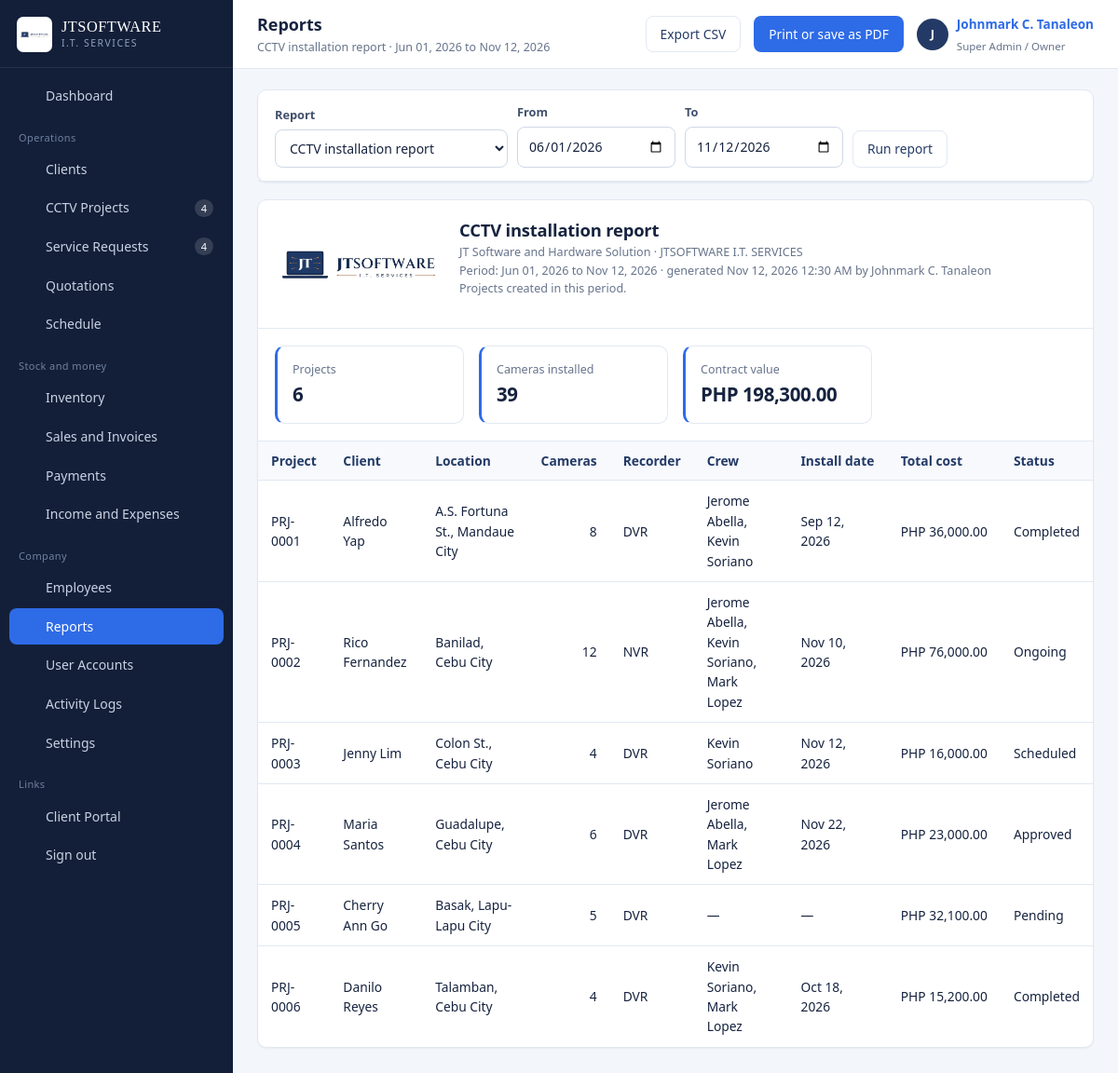
/reports.php (signed in), run on the app's committed database.
### tables this page shows
CREATE TABLE cctv_projects (
  id                INT AUTO_INCREMENT PRIMARY KEY,
  project_code      VARCHAR(20) NOT NULL UNIQUE,
  client_id         INT NOT NULL,
  title             VARCHAR(160) NOT NULL,
  location          VARCHAR(255) DEFAULT NULL,
  camera_count      INT NOT NULL DEFAULT 0,
  camera_specs      VARCHAR(255) DEFAULT NULL,
  recorder_type     ENUM('DVR','NVR','Hybrid','None') NOT NULL DEFAULT 'DVR',
  recorder_model    VARCHAR(120) DEFAULT NULL,
  storage_capacity  VARCHAR(60)  DEFAULT NULL,
  cable_details     VARCHAR(255) DEFAULT NULL,
  package_name      VARCHAR(120) DEFAULT NULL,
  installation_fee  DECIMAL(12,2) NOT NULL DEFAULT 0,
  equipment_cost    DECIMAL(12,2) NOT NULL DEFAULT 0,
  discount          DECIMAL(12,2) NOT NULL DEFAULT 0,
  total_cost        DECIMAL(12,2) NOT NULL DEFAULT 0,
  installation_date DATE DEFAULT NULL,
  deadline          DATE DEFAULT NULL,
  completed_at      DATE DEFAULT NULL,
  progress          INT NOT NULL DEFAULT 0,
  status            ENUM('Pending','Approved','Scheduled','Ongoing','Completed','Cancelled') NOT NULL DEFAULT 'Pending',
  customer_approved TINYINT(1) NOT NULL DEFAULT 0,
  approved_by_name  VARCHAR(120) DEFAULT NULL,
  approved_date     DATE DEFAULT NULL,
  notes             TEXT DEFAULT NULL,
  created_by        INT DEFAULT NULL,
  created_at        DATETIME NOT NULL DEFAULT CURRENT_TIMESTAMP,
  INDEX idx_proj_client (client_id),
  INDEX idx_proj_status (status),
  CONSTRAINT fk_proj_client FOREIGN KEY (client_id) REFERENCES clients(id) ON DELETE CASCADE,
  CONSTRAINT fk_proj_user FOREIGN KEY (created_by) REFERENCES users(id) ON DELETE SET NULL
);

CREATE TABLE clients (
  id             INT AUTO_INCREMENT PRIMARY KEY,
  client_code    VARCHAR(20)  NOT NULL UNIQUE,
  full_name      VARCHAR(140) NOT NULL,
  business_name  VARCHAR(140) DEFAULT NULL,
  client_type    ENUM('Residential','Commercial','Corporate') NOT NULL DEFAULT 'Residential',
  contact_number VARCHAR(40)  DEFAULT NULL,
  email          VARCHAR(120) DEFAULT NULL,
  address        VARCHAR(255) DEFAULT NULL,
  portal_username VARCHAR(60) DEFAULT NULL UNIQUE,
  portal_password VARCHAR(255) DEFAULT NULL,
  portal_enabled TINYINT(1) NOT NULL DEFAULT 0,
  notes          TEXT DEFAULT NULL,
  status         ENUM('active','inactive') NOT NULL DEFAULT 'active',
  created_at     DATETIME NOT NULL DEFAULT CURRENT_TIMESTAMP,
  INDEX idx_clients_name (full_name),
  INDEX idx_clients_type (client_type)
);

### config/config.php (called while the page is built, shortened)
<?php
require_once __DIR__ . '/database.php';
function base_url(string $path = ''): string
{
    static $base = null;
    if ($base === null) {
        $script = str_replace('\\', '/', dirname($_SERVER['SCRIPT_NAME'] ?? '/'));
        $base = rtrim($script, '/');
    }
    return $base . '/' . ltrim($path, '/');
}
function setting(string $key, string $default = ''): string
{
    static $cache = null;
    if ($cache === null) {
        $cache = [];
        foreach (all('SELECT setting_key, setting_value FROM settings') as $r) {
            $cache[$r['setting_key']] = (string)$r['setting_value'];
        }
    }
    return $cache[$key] ?? $default;
}
function e($value): string
{
    return htmlspecialchars((string)$value, ENT_QUOTES, 'UTF-8');
}
function money($amount, bool $symbol = true): string
{
    $txt = number_format((float)$amount, 2);
    return $symbol ? setting('currency_symbol', 'PHP ') . $txt : $txt;
}
function fdate($date, string $format = 'M d, Y'): string
{
    if (!$date || $date === '0000-00-00') {
        return '—';
    }
    return date($format, strtotime((string)$date));
}
function fdatetime($value): string
{
    return fdate($value, 'M d, Y g:i A');
}
function input(string $key, $default = null)
{
    $v = $_POST[$key] ?? $_GET[$key] ?? $default;
    return is_string($v) ? trim($v) : $v;
}
function url_with(array $changes): string
{
    $params = array_merge($_GET, $changes);
    return basename($_SERVER['PHP_SELF']) . (empty($params) ? '' : '?' . http_build_query($params));
}

### config/database.php (called while the page is built, shortened)
<?php
function db(): PDO
{
    static $pdo = null;
    if ($pdo === null) {
        $dsn = 'mysql:host=' . DB_HOST . ';port=' . DB_PORT . ';dbname=' . DB_NAME . ';charset=utf8mb4';
        try {
            $pdo = new PDO($dsn, DB_USER, DB_PASS, [
                PDO::ATTR_ERRMODE            => PDO::ERRMODE_EXCEPTION,
                PDO::ATTR_DEFAULT_FETCH_MODE => PDO::FETCH_ASSOC,
                PDO::ATTR_EMULATE_PREPARES   => false,
            ]);
        } catch (PDOException $e) {
            http_response_code(500);
            echo '<div style="font:15px/1.6 system-ui;max-width:640px;margin:80px auto;padding:28px;'
               . 'border:1px solid #E3E8F0;border-radius:10px">'
               . '<h2 style="margin:0 0 10px;color:#16233F">Cannot reach the database</h2>'
               . '<p style="color:#475569">Start MySQL in the XAMPP control panel, then import '
               . '<code>database/jtsoftware_db.sql</code> through phpMyAdmin.</p>'
               . '<p style="color:#94A3B8;font-size:13px">' . htmlspecialchars($e->getMessage()) . '</p></div>';
            exit;
        }
    }
    return $pdo;
}
function q(string $sql, array $params = []): PDOStatement
{
    $st = db()->prepare($sql);
    $st->execute($params);
    return $st;
}
function all(string $sql, array $params = []): array
{
    return q($sql, $params)->fetchAll();
}
function scalar(string $sql, array $params = [], $default = 0)
{
    $v = q($sql, $params)->fetchColumn();
    return $v === false || $v === null ? $default : $v;
}

### includes/auth.php (called while the page is built, shortened)
<?php
require_once __DIR__ . '/../config/config.php';
function current_user(): ?array
{
    return $_SESSION['user'] ?? null;
}

### reports.php (the view, shortened to what this page needs)
<?php
require_once __DIR__ . '/includes/auth.php';
$reports = [
    'installations' => 'CCTV installation report',
    'completed'     => 'Completed projects',
    'pending'       => 'Pending and ongoing projects',
    'clients'       => 'Client report',
    'technicians'   => 'Technician performance',
    'sales'         => 'Sales report',
    'payments'      => 'Payment report',
    'receivables'   => 'Outstanding receivables',
    'inventory'     => 'Inventory report',
    'expenses'      => 'Expense report',
    'pnl'           => 'Profit and loss',
];
$report = (string)input('report', 'installations');
$from = (string)input('from', date('Y-m-01', strtotime('-5 months')));
$to   = (string)input('to', date('Y-m-d'));
$headers = [];
$rows    = [];
$summary = [];
$note    = '';
switch ($report) {
    case 'installations':
        $data = all('SELECT p.*, c.full_name AS client_name,
                       (SELECT GROUP_CONCAT(e.full_name SEPARATOR ", ") FROM project_assignments pa
                         JOIN employees e ON e.id = pa.employee_id WHERE pa.project_id = p.id) AS crew
                     FROM cctv_projects p JOIN clients c ON c.id = p.client_id
                     WHERE DATE(p.created_at) BETWEEN ? AND ? ORDER BY p.created_at DESC', [$from, $to]);
        $headers = ['Project', 'Client', 'Location', 'Cameras', 'Recorder', 'Crew', 'Install date', 'Total cost', 'Status'];
        foreach ($data as $p) {
            $rows[] = [$p['project_code'], $p['client_name'], $p['location'], $p['camera_count'], $p['recorder_type'],
                       $p['crew'], fdate($p['installation_date']), money($p['total_cost']), $p['status']];
        }
        $summary = ['Projects' => count($data),
                    'Cameras installed' => array_sum(array_map(fn($p) => (int)$p['camera_count'], $data)),
                    'Contract value' => money(array_sum(array_map(fn($p) => (float)$p['total_cost'], $data)))];
        $note = 'Projects created in this period.';
        break;
}
$pageTitle   = 'Reports';
$pageSub     = $reports[$report] . ' · ' . fdate($from) . ' to ' . fdate($to);
$pageActions = '<a class="btn btn-outline" href="' . e(url_with(['export' => 'csv'])) . '">Export CSV</a>'
             . ' <button class="btn" onclick="window.print()">Print or save as PDF</button>';
include __DIR__ . '/includes/header.php';
?>
<div class="card no-print">
  <div class="card-head">
    <form class="toolbar" method="get" data-autosubmit>
      <div class="field"><label>Report</label>
        <select class="input" name="report" style="min-width:250px">
          <?php foreach ($reports as $key => $label): ?>
            <option value="<?= $key ?>" <?= $report === $key ? 'selected' : '' ?>><?= e($label) ?></option>
          <?php endforeach; ?>
        </select></div>
      <div class="field"><label>From</label><input class="input" type="date" name="from" value="<?= e($from) ?>"></div>
      <div class="field"><label>To</label><input class="input" type="date" name="to" value="<?= e($to) ?>"></div>
      <button class="btn btn-outline" type="submit">Run report</button>
    </form>
  </div>
</div>
<div class="card">
  <div class="card-body" style="border-bottom:1px solid var(--line)">
    <div class="flex" style="align-items:flex-start;gap:18px">
      <img src="<?= e(base_url('assets/img/logo.jpg')) ?>" alt="" style="width:180px">
      <div>
        <h2 style="margin:0"><?= e($reports[$report]) ?></h2>
        <div class="small muted"><?= e(setting('company_name')) ?> · <?= e(setting('company_division')) ?></div>
        <div class="small muted">Period: <?= fdate($from) ?> to <?= fdate($to) ?> · generated <?= fdatetime(date('Y-m-d H:i:s')) ?>
          by <?= e(current_user()['full_name']) ?></div>
        <?php if ($note): ?><div class="small muted"><?= e($note) ?></div><?php endif; ?>
      </div>
    </div>
  </div>
  <?php if ($summary): ?>
  <div class="card-body" style="border-bottom:1px solid var(--line)">
    <div class="grid grid-4">
      <?php foreach ($summary as $label => $value): ?>
        <div class="stat is-blue"><div class="label"><?= e($label) ?></div><div class="value sm"><?= e($value) ?></div></div>
      <?php endforeach; ?>
    </div>
  </div>
  <?php endif; ?>
  <div class="card-body tight">
    <?php if (!$rows): ?>
      <div class="empty"><strong>Nothing to report for this period</strong>Widen the date range and run it again.</div>
    <?php else: ?>
    <div class="table-wrap"><table class="data">
      <thead><tr><?php foreach ($headers as $h): ?><th><?= e($h) ?></th><?php endforeach; ?></tr></thead>
      <tbody>
      <?php foreach ($rows as $r): ?>
        <tr><?php foreach ($r as $i => $cell): ?>
          <td class="<?= $i > 0 && is_numeric(str_replace([',', '.', 'PHP', ' '], '', (string)$cell)) ? 'num' : '' ?>"><?= e($cell === '' || $cell === null ? '—' : $cell) ?></td>
        <?php endforeach; ?></tr>
      <?php endforeach; ?>
      </tbody>
    </table></div>
    <?php endif; ?>
  </div>
</div>
<?php include __DIR__ . '/includes/footer.php'; ?>

### includes/header.php (shortened to what this page needs)
<?php
require_once __DIR__ . '/auth.php';
$u          = current_user();
$pageTitle  = $pageTitle  ?? 'Dashboard';
$pageSub    = $pageSub    ?? '';
$pageActions = $pageActions ?? '';
function icon(string $name): string
{
    $p = [
        'dashboard' => '<path d="M3 3h7v8H3zM14 3h7v5h-7zM14 11h7v10h-7zM3 14h7v7H3z"/>',
        'clients'   => '<path d="M16 19v-2a4 4 0 0 0-4-4H6a4 4 0 0 0-4 4v2"/><circle cx="9" cy="7" r="4"/><path d="M22 19v-2a4 4 0 0 0-3-3.87"/><path d="M16 3.13A4 4 0 0 1 16 11"/>',
        'camera'    => '<path d="M3 7h13l5 4v6H3z"/><circle cx="9" cy="12" r="2.5"/><path d="M7 7V5h6v2"/>',
        'wrench'    => '<path d="M14.7 6.3a4 4 0 0 1 5 5l-9 9a2.1 2.1 0 0 1-3-3l9-9"/><path d="M9 3 6 6 3 5l1 3-3 3 4 1"/>',
        'quote'     => '<path d="M14 2H6a2 2 0 0 0-2 2v16a2 2 0 0 0 2 2h12a2 2 0 0 0 2-2V8z"/><path d="M14 2v6h6"/><path d="M8 13h8M8 17h5"/>',
        'calendar'  => '<rect x="3" y="4" width="18" height="17" rx="2"/><path d="M3 10h18M8 2v4M16 2v4"/>',
        'box'       => '<path d="M21 8 12 3 3 8v8l9 5 9-5z"/><path d="m3 8 9 5 9-5M12 13v8"/>',
        'sales'     => '<path d="M3 3v18h18"/><path d="m7 15 4-5 3 3 5-7"/>',
        'cash'      => '<rect x="2" y="6" width="20" height="12" rx="2"/><circle cx="12" cy="12" r="3"/><path d="M6 12h.01M18 12h.01"/>',
        'staff'     => '<path d="M20 21v-2a4 4 0 0 0-4-4H8a4 4 0 0 0-4 4v2"/><circle cx="12" cy="7" r="4"/>',
        'ledger'    => '<path d="M4 4h16v16H4z"/><path d="M8 4v16M12 9h5M12 13h5"/>',
        'report'    => '<path d="M4 20h16"/><rect x="5" y="11" width="3" height="7"/><rect x="10.5" y="7" width="3" height="11"/><rect x="16" y="13" width="3" height="5"/>',
        'users'     => '<circle cx="12" cy="8" r="4"/><path d="M4 21a8 8 0 0 1 16 0"/>',
        'log'       => '<path d="M12 8v5l3 2"/><circle cx="12" cy="12" r="9"/>',
        'gear'      => '<circle cx="12" cy="12" r="3"/><path d="M19.4 15a1.6 1.6 0 0 0 .3 1.8l.1.1a2 2 0 1 1-2.8 2.8l-.1-.1a1.6 1.6 0 0 0-2.7 1.1V21a2 2 0 1 1-4 0v-.2A1.6 1.6 0 0 0 7 19.4a1.6 1.6 0 0 0-1.8.3l-.1.1a2 2 0 1 1-2.8-2.8l.1-.1A1.6 1.6 0 0 0 3 15a2 2 0 1 1 0-4 1.6 1.6 0 0 0 1.1-2.7l-.1-.1a2 2 0 1 1 2.8-2.8l.1.1A1.6 1.6 0 0 0 9 4.6 2 2 0 1 1 13 4.6a1.6 1.6 0 0 0 2.7 1.1l.1-.1a2 2 0 1 1 2.8 2.8l-.1.1A1.6 1.6 0 0 0 19.4 11a2 2 0 1 1 0 4z"/>',
        'portal'    => '<path d="M15 3h4a2 2 0 0 1 2 2v14a2 2 0 0 1-2 2h-4"/><path d="m10 17 5-5-5-5M15 12H3"/>',
        'logout'    => '<path d="M9 21H5a2 2 0 0 1-2-2V5a2 2 0 0 1 2-2h4"/><path d="m16 17 5-5-5-5M21 12H9"/>',
        'menu'      => '<path d="M3 6h18M3 12h18M3 18h18"/>',
    ];
    $body = $p[$name] ?? $p['dashboard'];
    return '<svg class="nav-ico" viewBox="0 0 24 24" fill="none" stroke="currentColor" stroke-width="1.7" '
         . 'stroke-linecap="round" stroke-linejoin="round" aria-hidden="true">' . $body . '</svg>';
}
function nav_link(string $file, string $label, string $ico, string $perm, array $alsoActive = [], $count = null): void
{
    $cur    = basename($_SERVER['PHP_SELF']);
    $active = ($cur === $file || in_array($cur, $alsoActive, true)) ? ' active' : '';
    echo '<a class="nav-item' . $active . '" href="' . e(base_url($file)) . '">' . icon($ico)
       . '<span>' . e($label) . '</span>'
       . ($count ? '<span class="nav-count">' . (int)$count . '</span>' : '')
       . '</a>';
}
$openProjects = (int)scalar("SELECT COUNT(*) FROM cctv_projects WHERE status IN ('Pending','Approved','Scheduled','Ongoing')");
$openServices = (int)scalar("SELECT COUNT(*) FROM service_requests WHERE status IN ('New','Assigned','In Progress','On Hold')");
?>
<!DOCTYPE html>
<html lang="en">
<head>
<link rel="stylesheet" href="<?= e(base_url('assets/css/app.css')) ?>">
</head>
<body>
<div class="layout">
  <aside class="sidebar" id="sidebar">
    <div class="sidebar-brand">
      <img src="<?= e(base_url('assets/img/logo.jpg')) ?>" alt="JT Software logo">
      <div>
        <div class="wordmark">JTSOFTWARE</div>
        <div class="tagline">I.T. SERVICES</div>
      </div>
    </div>
    <nav class="sidebar-nav">
      <?php nav_link('dashboard.php', 'Dashboard', 'dashboard', 'dashboard.view'); ?>
      <div class="nav-group">Operations</div>
      <?php
      nav_link('projects.php', 'CCTV Projects', 'camera', 'projects.view', ['project_view.php'], $openProjects);
      ?>
      <div class="nav-group">Stock and money</div>
      <div class="nav-group">Company</div>
      <div class="nav-group">Links</div>
      <a class="nav-item" href="<?= e(base_url('portal/login.php')) ?>" target="_blank"><?= icon('portal') ?><span>Client Portal</span></a>
      <a class="nav-item" href="<?= e(base_url('logout.php')) ?>"><?= icon('logout') ?><span>Sign out</span></a>
    </nav>
  </aside>
  <div class="main">
    <header class="topbar">
      <div>
        <div class="page-title"><?= e($pageTitle) ?></div>
        <?php if ($pageSub): ?><div class="page-sub"><?= e($pageSub) ?></div><?php endif; ?>
      </div>
      <div class="topbar-right">
        <?= $pageActions ?>
        <a class="userchip" href="<?= e(base_url('profile.php')) ?>">
          <span class="avatar"><?= e(strtoupper(mb_substr($u['full_name'], 0, 1))) ?></span>
          <span>
            <span class="uname"><?= e($u['full_name']) ?></span><br>
            <span class="urole"><?= e($u['role_name']) ?></span>
          </span>
        </a>
      </div>
    </header>
    <main class="content">

### includes/footer.php (shortened to what this page needs)
    </main>
  </div>
</div>
</body>
</html>

### data on the page
cctv_projects: project_code "PRJ-0001", cell "Alfredo Yap", location "A.S. Fortuna St., Mandaue City", camera_count "8", recorder_type "DVR", cell "Jerome Abella, Kevin Soriano", cell "Sep 12, 2026", cell "PHP 36,000.00", status "Completed"
cctv_projects: project_code "PRJ-0002", cell "Rico Fernandez", location "Banilad, Cebu City", camera_count "12", recorder_type "NVR", cell "Jerome Abella, Kevin Soriano, Mark Lopez", cell "Nov 10, 2026", cell "PHP 76,000.00", status "Ongoing"
cctv_projects: project_code "PRJ-0003", cell "Jenny Lim", location "Colon St., Cebu City", camera_count "4", recorder_type "DVR", cell "Kevin Soriano", cell "Nov 12, 2026", cell "PHP 16,000.00", status "Scheduled"
cctv_projects: project_code "PRJ-0004", cell "Maria Santos", location "Guadalupe, Cebu City", camera_count "6", recorder_type "DVR", cell "Jerome Abella, Mark Lopez", cell "Nov 22, 2026", cell "PHP 23,000.00", status "Approved"
cctv_projects: project_code "PRJ-0005", client.full_name "Cherry Ann Go", location "Basak, Lapu-Lapu City", cell "5", recorder_type "DVR", cell "—", cell "PHP 32,100.00", status "Pending"
cctv_projects: project_code "PRJ-0006", cell "Danilo Reyes", location "Talamban, Cebu City", camera_count "4", recorder_type "DVR", cell "Kevin Soriano, Mark Lopez", cell "Oct 18, 2026", cell "PHP 15,200.00", status "Completed"

### other printed values
$label "Dashboard Clients CCTV Projects Service Requests Quotations Schedule Inventory Sales and Invoices Payments Income and Expenses Employees Reports User Accounts Activity Logs Settings"
$count "4 4"
$pageTitle "Reports"
$pageSub "CCTV installation report · Jun 01, 2026 to Nov 12, 2026"
mb_substr($u['full_name'], 0, 1) "J"
$u['full_name'] "Johnmark C. Tanaleon"
$u['role_name'] "Super Admin / Owner"
$reports[$report] "CCTV installation report"
setting('company_name') "JT Software and Hardware Solution"
setting('company_division') "JTSOFTWARE I.T. SERVICES"
fdate($from) "Jun 01, 2026"
fdate($to) "Nov 12, 2026"
current_user()['full_name'] "Johnmark C. Tanaleon"
$note "Projects created in this period."
$label "Projects"
